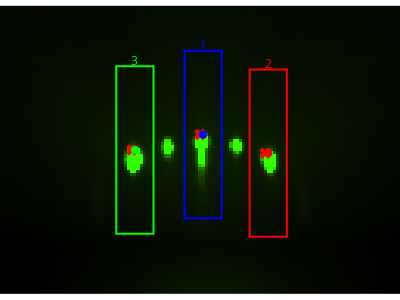

Notebook source saved alongside this figure:
### Code cell
frame.plot( show_peaks=True,
   show_regions_of_interest=True,
    figsize=(4, 3))

### Figure 1 — Plotly figure (JSON) as saved in the notebook; plotly's stock layout.template omitted (floating-point values rounded to 4 significant figures; data arrays with more than 128 entries replaced by an {"elided": "..."} marker saying what was removed)
{"data": [{"colorscale": [[0, "#000000"], [0.6, "#0C2000"], [0.75, "#184000"], [0.9, "#247F00"], [1, "#32FF00"]], "hoverlabel": {"namelength": 0}, "hovertemplate": "x: %{x}<br>y: %{y}<br>z: %{z:.2f}", "showscale": false, "type": "heatmap", "z": {"elided": "93x129 int values"}}, {"customdata": [255, 255, 255], "hoverlabel": {"namelength": 0}, "hovertemplate": "x: %{x}<br>y: %{y}<br>z: %{customdata:.2f}", "marker": {"color": "red", "size": 10, "symbol": "x"}, "mode": "markers", "showlegend": false, "type": "scatter", "x": [42, 64, 85], "y": [46, 41, 47]}, {"hovertemplate": "ROI 1 Center<br>x: %{x}<br>y: %{y}", "marker": {"color": "blue", "size": 8, "symbol": "circle"}, "mode": "markers", "showlegend": false, "type": "scatter", "x": [65], "y": [41]}, {"hovertemplate": "ROI 2 Center<br>x: %{x}<br>y: %{y}", "marker": {"color": "red", "size": 8, "symbol": "circle"}, "mode": "markers", "showlegend": false, "type": "scatter", "x": [86], "y": [47]}, {"hovertemplate": "ROI 3 Center<br>x: %{x}<br>y: %{y}", "marker": {"color": "lime", "size": 8, "symbol": "circle"}, "mode": "markers", "showlegend": false, "type": "scatter", "x": [43], "y": [46]}], "layout": {"annotations": [{"font": {"color": "blue", "size": 12}, "showarrow": false, "text": "1", "x": 65, "y": 12}, {"font": {"color": "red", "size": 12}, "showarrow": false, "text": "2", "x": 86, "y": 18}, {"font": {"color": "lime", "size": 12}, "showarrow": false, "text": "3", "x": 43, "y": 17}], "height": 300, "margin": {"b": 0, "l": 0, "r": 0, "t": 0}, "plot_bgcolor": "rgba(0,0,0,0)", "shapes": [{"line": {"color": "blue", "width": 2}, "type": "rect", "x0": 59, "x1": 71, "y0": 14, "y1": 68}, {"line": {"color": "red", "width": 2}, "type": "rect", "x0": 80, "x1": 92, "y0": 20, "y1": 74}, {"line": {"color": "lime", "width": 2}, "type": "rect", "x0": 37, "x1": 49, "y0": 19, "y1": 73}], "width": 400, "xaxis": {"visible": false}, "yaxis": {"autorange": "reversed", "scaleanchor": "x", "visible": false}}}
